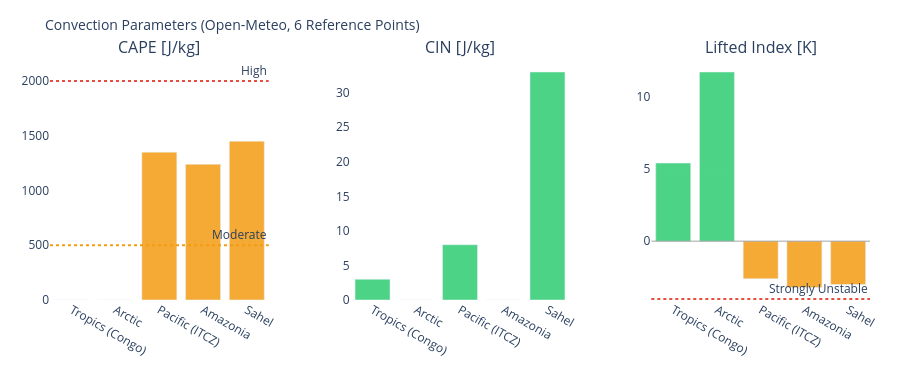

Source (notebook cell):
### Markdown cell above
---
## 3. Visualizations

### Code cell
# ============================================================
# CAPE / CIN / LIFTED INDEX – Convection potential
# ============================================================

if not df_atm.empty:
    fig = make_subplots(
        rows=1, cols=3,
        subplot_titles=['CAPE [J/kg]', 'CIN [J/kg]', 'Lifted Index [K]'],
        horizontal_spacing=0.1
    )
    pts = df_atm['point'].tolist()
    pt_colors = ['#E85D24','#185FA5','#888780','#378ADD','#639922','#F2A623']

    # CAPE – höher = mehr Gewitterpotential
    cape_vals = df_atm['cape'].fillna(0).tolist()
    cape_colors = ['#e74c3c' if v > 2000 else '#f39c12' if v > 500 else '#2ecc71'
                   for v in cape_vals]
    fig.add_trace(go.Bar(x=pts, y=cape_vals, marker_color=cape_colors,
                         opacity=0.85, showlegend=False), row=1, col=1)
    fig.add_hline(y=2000, line_dash='dot', line_color='#e74c3c',
                  annotation_text='High', row=1, col=1)
    fig.add_hline(y=500,  line_dash='dot', line_color='#f39c12',
                  annotation_text='Moderate', row=1, col=1)

    # CIN – negativer = stärker gedeckelt (weniger Auslöse)
    cin_vals = df_atm['cin'].fillna(0).tolist()
    cin_colors = ['#e74c3c' if v < -200 else '#f39c12' if v < -50 else '#2ecc71'
                  for v in cin_vals]
    fig.add_trace(go.Bar(x=pts, y=cin_vals, marker_color=cin_colors,
                         opacity=0.85, showlegend=False), row=1, col=2)

    # Lifted Index – negativ = instabil
    li_vals = df_atm['li'].fillna(0).tolist()
    li_colors = ['#e74c3c' if v < -4 else '#f39c12' if v < 0 else '#2ecc71'
                 for v in li_vals]
    fig.add_trace(go.Bar(x=pts, y=li_vals, marker_color=li_colors,
                         opacity=0.85, showlegend=False), row=1, col=3)
    fig.add_hline(y=0, line_color='gray', line_width=0.7, row=1, col=3)
    fig.add_hline(y=-4, line_dash='dot', line_color='#e74c3c',
                  annotation_text='Strongly Unstable', row=1, col=3)

    fig.update_layout(
        title=dict(text='Convection Parameters (Open-Meteo, 6 Reference Points)', font=dict(size=14)),
        height=380, plot_bgcolor='rgba(0,0,0,0)', paper_bgcolor='rgba(0,0,0,0)',
        margin=dict(l=50, r=30, t=60, b=80)
    )
    fig.update_xaxes(tickangle=30)
    fig.show()

### Figure 1 — Plotly figure (JSON) as saved in the notebook; plotly's stock layout.template omitted (floating-point values rounded to 4 significant figures)
{"data": [{"marker": {"color": ["#2ecc71", "#2ecc71", "#f39c12", "#f39c12", "#f39c12"]}, "opacity": 0.85, "showlegend": false, "type": "bar", "x": ["Tropics (Congo)", "Arctic", "Pacific (ITCZ)", "Amazonia", "Sahel"], "xaxis": "x", "y": [0.0, 0.0, 1350.0, 1240.0, 1450.0], "yaxis": "y"}, {"marker": {"color": ["#2ecc71", "#2ecc71", "#2ecc71", "#2ecc71", "#2ecc71"]}, "opacity": 0.85, "showlegend": false, "type": "bar", "x": ["Tropics (Congo)", "Arctic", "Pacific (ITCZ)", "Amazonia", "Sahel"], "xaxis": "x2", "y": [3.0, 0.0, 8.0, 0.0, 33.0], "yaxis": "y2"}, {"marker": {"color": ["#2ecc71", "#2ecc71", "#f39c12", "#f39c12", "#f39c12"]}, "opacity": 0.85, "showlegend": false, "type": "bar", "x": ["Tropics (Congo)", "Arctic", "Pacific (ITCZ)", "Amazonia", "Sahel"], "xaxis": "x3", "y": [5.4, 11.7, -2.6, -3.2, -3.0], "yaxis": "y3"}], "layout": {"annotations": [{"font": {"size": 16}, "showarrow": false, "text": "CAPE [J/kg]", "x": 0.1333, "xanchor": "center", "xref": "paper", "y": 1.0, "yanchor": "bottom", "yref": "paper"}, {"font": {"size": 16}, "showarrow": false, "text": "CIN [J/kg]", "x": 0.5, "xanchor": "center", "xref": "paper", "y": 1.0, "yanchor": "bottom", "yref": "paper"}, {"font": {"size": 16}, "showarrow": false, "text": "Lifted Index [K]", "x": 0.8667, "xanchor": "center", "xref": "paper", "y": 1.0, "yanchor": "bottom", "yref": "paper"}, {"showarrow": false, "text": "High", "x": 1, "xanchor": "right", "xref": "x domain", "y": 2000, "yanchor": "bottom", "yref": "y"}, {"showarrow": false, "text": "Moderate", "x": 1, "xanchor": "right", "xref": "x domain", "y": 500, "yanchor": "bottom", "yref": "y"}, {"showarrow": false, "text": "Strongly Unstable", "x": 1, "xanchor": "right", "xref": "x3 domain", "y": -4, "yanchor": "bottom", "yref": "y3"}], "height": 380, "margin": {"b": 80, "l": 50, "r": 30, "t": 60}, "paper_bgcolor": "rgba(0,0,0,0)", "plot_bgcolor": "rgba(0,0,0,0)", "shapes": [{"line": {"color": "#e74c3c", "dash": "dot"}, "type": "line", "x0": 0, "x1": 1, "xref": "x domain", "y0": 2000, "y1": 2000, "yref": "y"}, {"line": {"color": "#f39c12", "dash": "dot"}, "type": "line", "x0": 0, "x1": 1, "xref": "x domain", "y0": 500, "y1": 500, "yref": "y"}, {"line": {"color": "gray", "width": 0.7}, "type": "line", "x0": 0, "x1": 1, "xref": "x3 domain", "y0": 0, "y1": 0, "yref": "y3"}, {"line": {"color": "#e74c3c", "dash": "dot"}, "type": "line", "x0": 0, "x1": 1, "xref": "x3 domain", "y0": -4, "y1": -4, "yref": "y3"}], "title": {"font": {"size": 14}, "text": "Convection Parameters (Open-Meteo, 6 Reference Points)"}, "xaxis": {"anchor": "y", "domain": [0.0, 0.2667], "tickangle": 30}, "xaxis2": {"anchor": "y2", "domain": [0.3667, 0.6333], "tickangle": 30}, "xaxis3": {"anchor": "y3", "domain": [0.7333, 1.0], "tickangle": 30}, "yaxis": {"anchor": "x", "domain": [0.0, 1.0]}, "yaxis2": {"anchor": "x2", "domain": [0.0, 1.0]}, "yaxis3": {"anchor": "x3", "domain": [0.0, 1.0]}}}
